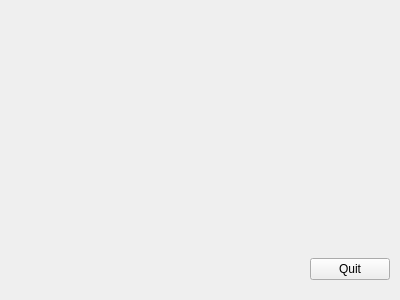
<?xml version="1.0" encoding="UTF-8"?>
<ui version="4.0">
 <class>MainWindow</class>
 <widget class="QMainWindow" name="MainWindow">
  <property name="windowModality">
   <enum>Qt::NonModal</enum>
  </property>
  <property name="geometry">
   <rect>
    <x>0</x>
    <y>0</y>
    <width>400</width>
    <height>300</height>
   </rect>
  </property>
  <property name="maximumSize">
   <size>
    <width>16777212</width>
    <height>16777215</height>
   </size>
  </property>
  <property name="windowTitle">
   <string>3dbpp</string>
  </property>
  <widget class="QWidget" name="centralWidget">
   <widget class="QWidget" name="layoutWidget">
    <property name="geometry">
     <rect>
      <x>0</x>
      <y>30</y>
      <width>401</width>
      <height>261</height>
     </rect>
    </property>
    <layout class="QHBoxLayout" name="horizontalLayout">
     <item>
      <widget class="GLWidget" name="widget" native="true">
       <property name="sizePolicy">
        <sizepolicy hsizetype="Expanding" vsizetype="Preferred">
         <horstretch>0</horstretch>
         <verstretch>0</verstretch>
        </sizepolicy>
       </property>
      </widget>
     </item>
     <item>
      <layout class="QVBoxLayout" name="verticalLayout">
       <item>
        <spacer name="verticalSpacer">
         <property name="orientation">
          <enum>Qt::Vertical</enum>
         </property>
         <property name="sizeHint" stdset="0">
          <size>
           <width>20</width>
           <height>40</height>
          </size>
         </property>
        </spacer>
       </item>
       <item>
        <widget class="QPushButton" name="bt_quit">
         <property name="enabled">
          <bool>true</bool>
         </property>
         <property name="text">
          <string>Quit</string>
         </property>
        </widget>
       </item>
      </layout>
     </item>
    </layout>
   </widget>
  </widget>
 </widget>
 <layoutdefault spacing="6" margin="11"/>
 <customwidgets>
  <customwidget>
   <class>GLWidget</class>
   <extends>QWidget</extends>
   <header>glwidget.h</header>
   <container>1</container>
  </customwidget>
 </customwidgets>
 <resources/>
 <connections>
  <connection>
   <sender>bt_quit</sender>
   <signal>clicked()</signal>
   <receiver>MainWindow</receiver>
   <slot>close()</slot>
   <hints>
    <hint type="sourcelabel">
     <x>331</x>
     <y>269</y>
    </hint>
    <hint type="destinationlabel">
     <x>355</x>
     <y>211</y>
    </hint>
   </hints>
  </connection>
 </connections>
</ui>
